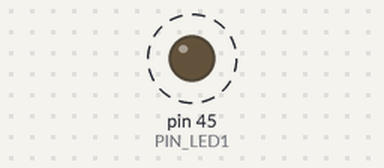
A sketch run on a simulated Arduino Mega 2560, built with avr-gcc and run on an emulated ATmega2560. Parts: output pins drawn as LEDs (lit = HIGH). Dashed ring = blinking.

Above: at 0.5 s.
Timing chart, 0 to 4.6 s (numbered marks = the images above):
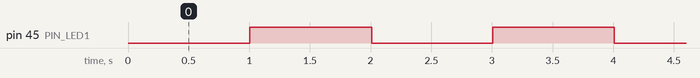

Measured:
- by itself, pin 45 (PIN_LED1): alternates HIGH for 1.0 s and LOW for 0.99 s

The sketch:

lesson1_led_millis.ino
```cpp
//----------------------------
// LESSON1：LED、millis
//
// 2023-07-10 ohguma 初版
//----------------------------
// Arduino Mega 拡張基板
// https://github.com/ohguma/mega_board
//
// ■ピン設定
// LED
// ・LED1,LED2,LED3：D45,D47,D49から接続される。
// ・OUTPUTモードで使用する。
// ・各LEDは電流制限抵抗を経由してGNDに接続している。
const int PIN_LED1 = 45;
//

void setup() {
  // LED1 出力設定
  pinMode(PIN_LED1, OUTPUT);
}

void loop() {
  // 変数tm1は1秒(1000ミリ秒)ごとに0,1,2,3,…となる。
  long tm1 = millis() / 1000;
  // 1000ミリ秒ごとにLEDをON/OFFする。
  if (tm1 % 2 == 1) {
    // 変数tm1を2で割った余りが1の時、LED：ON
    digitalWrite(PIN_LED1, HIGH);
  } else {
    // 変数tm1を2で割った余りが0の時、LED：OFF
    digitalWrite(PIN_LED1, LOW);
  }
  // 少し待つ
  delay(10);
}

//  ■課題
//  (1) 「Arduinoを始めよう」の「Arduino 公式リファレンス」で以下を調べる。
//    ・int, long            （他のデータ型も合わせて確認する）
//    ・%（パーセント記号）  （他の算術演算子も合わせて確認する）
//    ・if else 文
//    ・pinMode()、OUTPUT
//    ・digitalWrite()、HIGH、LOW
//    ・millis()
//    ・delay()
//    ・const
//
//  (2) LED1の点滅間隔を更新する。最初に0.5秒ごとにON/OFFさせる。
//
//  (3) だんだん間隔を短くしてみる。点滅して見えるの最小の間隔を調べる。
//
//  (4) 複数のLEDを同時に同様に異なるタイミングで点滅させる。
//
//  ※スケッチ例の「01.Basics」→「Blink」のように点滅間隔をdelay()で設
//    定するのは禁止する。
//
```
